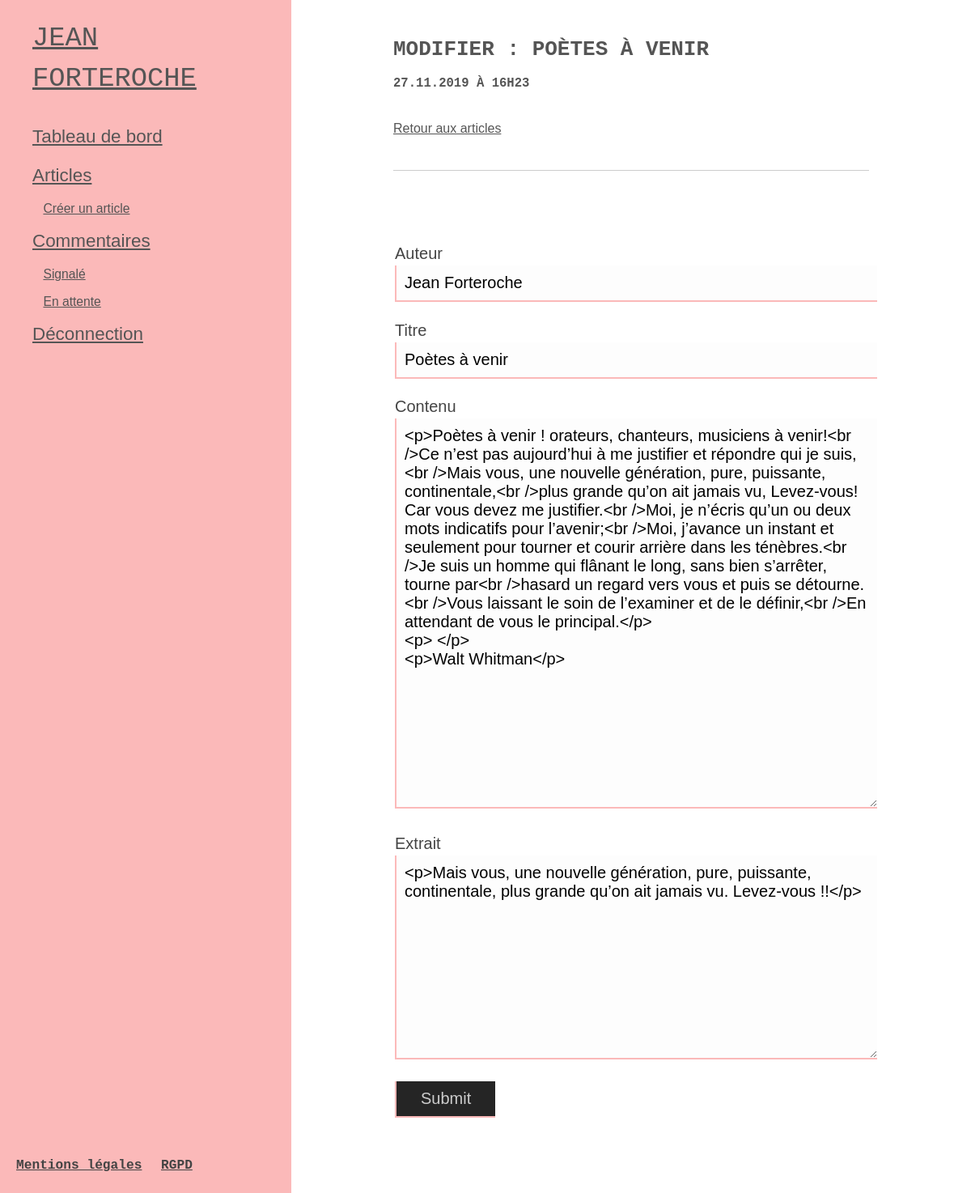
The app's page /index.php?action=adminUpdatePost&id=50 (signed in) with its own data.
### tables this page shows
CREATE TABLE `oc_posts` (
  `id` int(11) NOT NULL,
  `title` varchar(255) NOT NULL,
  `content` text NOT NULL,
  `creation_date` datetime NOT NULL,
  `author` varchar(30) NOT NULL,
  `excerpt` varchar(500) NOT NULL
);

### controller/PostController.php (called while the page is built, shortened)
<?php
require_once('./model/PostManager.php');
class PostController {
  public function adminUpdatePost()
  {
    $postManager = new PostManager();
    $post = $postManager->getPost($_GET['id']);
    $updatePostView = './view/backend/updatePostView';
    require($updatePostView . '.php');
  }
}

### model/PostManager.php (called while the page is built, shortened)
<?php
class PostManager extends Manager
{
  public function getPost($id)
  {
    $db = $this->dbConnect();
    $req = $db->prepare('SELECT id, title, content, excerpt, DATE_FORMAT(creation_date, \'%d.%m.%Y à %Hh%i\') AS creation_date_fr FROM oc_posts WHERE id = ?');
    $req->execute(array($id));
    $post = $req->fetch();
    return $post;
  }
}

### view/backend/updatePostView.php (the view, shortened to what this page needs)
<?php include('view/nav_backend.php'); ?>
<main id="dashbord-grid">
  <section id="content-news">
    <header>
      <h1>Modifier :
          <?= htmlspecialchars($post['title']); ?><br />
          <span><?= htmlspecialchars($post['creation_date_fr']); ?></span>
      </h1>
      <ul class="admin-link">
        <li><a href="index.php?action=adminListPosts" title="Voir tous les articles">Retour aux articles</a></li>
      </ul>
    </header>
    <article class="news">
      <form action="index.php?action=updatePost&amp;id=<?= htmlspecialchars($post['id']) ?>" method="post">
        <fieldset>
          <label for="author">Auteur</label><br>
          <input type="text" name="author" id="author" value="<?php
            if (isset($_SESSION['pseudo']))
            {
                echo htmlspecialchars($_SESSION['pseudo']);
            }
            ?>" readonly="readonly" />
        </fieldset>
        <fieldset>
          <label for="title">Titre</label><br />
          <input type="text" id="title" name="title" value="<?= htmlspecialchars($post['title']); ?>" />
        </fieldset>
        <fieldset>
          <label for="content">Contenu</label><br />
          <textarea id="content" name="content" rows="20"><?= $post['content']; ?></textarea>
        </fieldset>
        <fieldset>
          <label for="excerpt">Extrait</label><br />
          <textarea id="excerpt" name="excerpt" rows="10"><?= $post['excerpt']; ?></textarea>
        </fieldset>
        <fieldset>
          <input type="submit" />
        </fieldset>
      </form>
    </article>
  </section>
</main>
<?php require('./view/template.php') ?>

### public/css/style.css (style rules this page uses)
*, *:before, *:after { outline: none; box-sizing: inherit; }
html { width: 100vw; height: auto; }
body { margin: 0; padding: 0; width: 100vw; height:auto; color: #444; font-size: 20px; line-height: 30px; scroll-behavior: smooth; overflow:hidden; font-family: 'Nunito Sans', Verdana, sans-serif; display: flex; flex-direction: row; flex-wrap: nowrap; justify-content: flex-start; align-content: stretch; align-items: stretch; }
a { font-size:1em; line-height:1.6em;font-weight:400; color:#555;text-decoration: underline; }
h1 { font-family: 'Consolas', 'Courier New', monospace; text-transform:uppercase;font-weight:800; color: #555; }
h1, h1 a { font-size: 1.4em; line-height: 1.5em; }
h1 span, h2 span { font-size : 60%; }
main { display: block; }
section { width:80%; margin: 1em auto; }
#layout-post section#content-news, #dashbord-grid > section, #dashbord-grid section#content-news, section#content-comments, section#content, #layout section#content { width: 60%; margin: 1em auto; }
#layout-post header, #dashbord-grid header, #layout header { border-bottom: 1px solid #ccc; padding-bottom: 1em; }
.news { padding: 2em 0; }
form { margin: 2em auto; width: 100%; }
fieldset { position: relative; border: none; padding-left: 0; padding-right: 0; }
input, textarea { font-family: inherit; font-size: 100%; line-height: 1.15; margin: 0; }
input { overflow: visible; }
textarea { overflow: auto; }
input, textarea { width: 100%; margin-top: 0; padding: .5em 0 .5em .5em; font-size: 1em; background: rgba(234, 232, 232, 0.1); border:0; border-bottom: 2px solid #fbb9b9; border-left: 2px solid #fbb9b9; }
input[type="submit"] { display: inline-block; width: auto; padding: .5em 1.5em; cursor: pointer; background: #252525; color: #ccc; }
#dashbord-grid { display: flex; flex-direction: row; flex-wrap: nowrap; justify-content: flex-start; align-content: stretch; align-items: stretch; width: 75%; height: 100vh; overflow-y: scroll; }
.admin-link { list-style: none; padding-left: 0; font-size: .8em; }
.admin-link li { display: inline-block; margin-right: 1em; }
@media only screen and (min-width: 960px) and (max-width: 1279px) { h1, h1 a { font-size: 1.3em; } }
@media only screen and (min-width: 960px) and (max-width: 1279px) { #layout-post section#content-news, #dashbord-grid > section, #dashbord-grid section#content-news, section#content-comments, section#content, #layout section#content { width: 70%; } }
@media only screen and (min-width: 960px) and (max-width: 1279px) { #dashbord-grid { width: 70%; } }
@media only screen and (min-width: 960px) and (max-width: 1279px) { #dashbord-grid > section { width: 80%; } }

### records on screen
oc_posts: title "POÈTES À VENIR", title "Poètes à venir", content "<p>Poètes à venir ! orateurs, chanteurs, musiciens à venir!<br />Ce n’est pas aujourd’hui à me justifier et répondre qui je suis,<br />Mais vous, une nouvelle génération, pure, puissante, continentale,<br />plus grande qu’on ait jamais vu, Levez-vous! Car vous devez me justifier.<br />Moi, je n’écris qu’un ou deux mots indicatifs pour l’avenir;<br />Moi, j’avance un instant et seulement pour tourner et courir arrière dans les ténèbres.<br />Je suis un homme qui flânant le long, sans bien s’arrêter, tourne par<br />hasard un regard vers vous et puis se détourne.<br />Vous laissant le soin de l’examiner et de le définir,<br />En attendant de vous le principal.</p> <p> </p> <p>Walt Whitman</p>", excerpt "<p>Mais vous, une nouvelle génération, pure, puissante, continentale, plus grande qu’on ait jamais vu. Levez-vous !!</p>"

### other values on screen
$post['creation_date_fr'] "27.11.2019 À 16H23"
